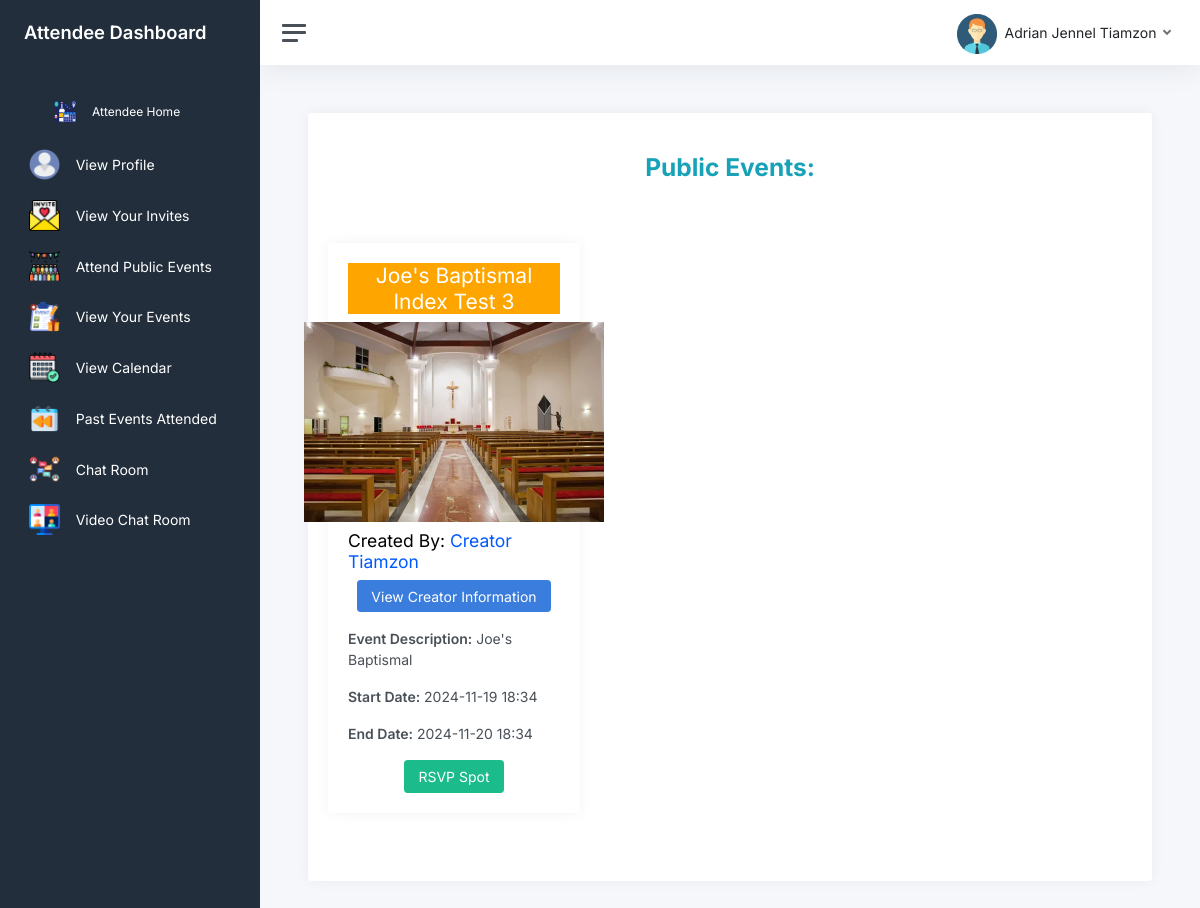
The page /attendee_browse (signed in) on the database its author committed.
### website/models.py (models this page shows)
class Users9(db.Model, UserMixin):
    id = db.Column(db.Integer, primary_key=True)
    email = db.Column(db.String(150), unique=True)
    password = db.Column(db.String(150))
    first_name = db.Column(db.String(150))
    last_name = db.Column(db.String(150))
    fullname = db.Column(db.String(150))
    role = db.Column(db.String(50))
    past_experience = db.Column(db.String)
    last_profile_update = db.Column(db.DateTime, nullable=True)
    admin_strikes = db.Column(db.Integer)
    events = db.relationship('Events17')
    attend = db.relationship('Attendee_events9')
    client_events = db.relationship('Client_events7')
    event_records = db.relationship('Event_records12', lazy='joined')  # New relationship
    credibility1 = db.Column(db.String(300), nullable=True)
    credibility2 = db.Column(db.String(300), nullable=True)
    credibility3 = db.Column(db.String(300), nullable=True)
    credibility4 = db.Column(db.String(300), nullable=True)
    credibility5 = db.Column(db.String(300), nullable=True)

class Event_records12(db.Model):
    id = db.Column(db.Integer, primary_key=True)
    event_name = db.Column(db.String)
    event_desc = db.Column(db.String)
    event_type = db.Column(db.String)
    event_privacy = db.Column(db.String)
    data1 = db.Column(db.String)
    room_code = db.Column(db.String)
    date_created = db.Column(db.DateTime(timezone=True), default=func.now())
    creator_id = db.Column(db.Integer, db.ForeignKey('users9.id'))  # Link to the user who created it
    rsvp_attendees = db.Column(db.String, index=True, default='')
    invited_attendees = db.Column(db.String, index=True, default='')
    max_attendee_num = db.Column(db.Integer)
    start_date = db.Column(db.DateTime)
    end_date = db.Column(db.DateTime)
    total_cost = db.Column(db.Float)  # New column to store the total cost of the event
    supplier_hired_status = db.Column(db.String, nullable=True)  # New field to store hire status as JSON
    image_path = db.Column(db.String)

### website/views_attendee.py (the view)
@views_attendee.route('/attendee_browse', methods=['GET', 'POST'])
def attendee_browse():
    if current_user.role != "Attendee":
        return redirect(url_for('views.role'))
    public_events = Event_records12.query.filter_by(event_privacy="Public").all()
    events_data = []
    for event in public_events:
        creator = Users9.query.get(event.creator_id)
        creator_name = f"{creator.first_name} {creator.last_name}" if creator else "Unknown"
        events_data.append({
            'event_name': event.event_name,
            'event_desc': event.event_desc,
            'creator_name': creator_name,
            'room_code': event.room_code,
            'image_path': event.image_path,
            'start_date': event.start_date.strftime("%Y-%m-%d %H:%M"),
            'end_date': event.end_date.strftime("%Y-%m-%d %H:%M")
        })
    return render_template('attendee_browse.html', user=current_user, name=current_user.fullname, public_events=events_data)

### website/templates/attendee_browse.html (shortened to what this page needs)
{% extends "base.html" %}{% block title %}Browse Public Events {% endblock %} {%
block content %}
<nav id="sidebar" class="sidebar js-sidebar">
  <div class="sidebar-content js-simplebar">
    <a class="sidebar-brand" href="/attendee">
      <span class="align-middle" style="color: white">Attendee Dashboard</span>
    </a>
    <ul class="sidebar-nav">
      <li class="sidebar-header">
        <a class="sidebar-link" href="/attendee">
          <i class="align-middle"
            ><img
              src="{{ url_for('static', filename='img/icons/icon-48x48.png') }}"
              alt=""
              style="max-width: 15%; max-height: 15%; object-fit: cover"
          /></i>
          <span class="align-middle" style="color: white">Attendee Home</span>
        </a>
      </li>
      <li class="sidebar-item">
        <a class="sidebar-link" href="/create_event_profile_attendee">
          <i class="align-middle"
            ><img
              src="{{ url_for('static', filename='img/icons/user.png') }}"
              alt=""
              style="max-width: 15%; max-height: 15%; object-fit: cover"
          /></i>
          <span class="align-middle" style="color: white">View Profile</span>
        </a>
      </li>
      <li class="sidebar-item">
        <a class="sidebar-link" href="/attendee_invites">
          <i class="align-middle"
            ><img
              src="{{ url_for('static', filename='img/icons/invite.png') }}"
              alt=""
              style="max-width: 15%; max-height: 15%; object-fit: cover"
          /></i>
          <span class="align-middle" style="color: white"
            >View Your Invites</span
          >
        </a>
      </li>
      <li class="sidebar-item">
        <a class="sidebar-link" href="/attendee_browse">
          <i class="align-middle"
            ><img
              src="{{ url_for('static', filename='img/icons/publicev.png') }}"
              alt=""
              style="max-width: 15%; max-height: 15%; object-fit: cover"
          /></i>
          <span class="align-middle" style="color: white"
            >Attend Public Events</span
          >
        </a>
      </li>
      <li class="sidebar-item">
        <a class="sidebar-link" href="/attendee_events">
          <i class="align-middle"
            ><img
              src="{{ url_for('static', filename='img/icons/event-list.png') }}"
              alt=""
              style="max-width: 15%; max-height: 15%; object-fit: cover"
          /></i>
          <span class="align-middle" style="color: white"
            >View Your Events</span
          >
        </a>
      </li>
      <li class="sidebar-item">
        <a class="sidebar-link" href="/calendar">
          <i class="align-middle"
            ><img
              src="{{ url_for('static', filename='img/icons/calendar.png') }}"
              alt=""
              style="max-width: 15%; max-height: 15%; object-fit: cover"
          /></i>
          <span class="align-middle" style="color: white">View Calendar</span>
        </a>
      </li>
      <li class="sidebar-item">
        <a class="sidebar-link" href="/attendee_history">
          <i class="align-middle"
            ><img
              src="{{ url_for('static', filename='img/icons/past.png') }}"
              alt=""
              style="max-width: 15%; max-height: 15%; object-fit: cover"
          /></i>
          <span class="align-middle" style="color: white"
            >Past Events Attended</span
          >
        </a>
      </li>
      <li class="sidebar-item">
        <a class="sidebar-link" href="/join_room_attendee">
          <i class="align-middle"
            ><img
              src="{{ url_for('static', filename='img/icons/chat.png') }}"
              alt=""
              style="max-width: 15%; max-height: 15%; object-fit: cover"
          /></i>
          <span class="align-middle" style="color: white">Chat Room</span>
        </a>
      </li>
      <li class="sidebar-item">
        <a class="sidebar-link" href="/video_chat_dashboard" target="_blank">
          <i class="align-middle"
            ><img
              src="{{ url_for('static', filename='img/icons/videoconference.png') }}"
              alt=""
              style="max-width: 15%; max-height: 15%; object-fit: cover"
          /></i>
          <span class="align-middle" style="color: white">Video Chat Room</span>
        </a>
      </li>
    </ul>
  </div>
</nav>
<div class="main">
  <nav class="navbar navbar-expand navbar-light navbar-bg">
    <a class="sidebar-toggle js-sidebar-toggle">
      <i class="hamburger align-self-center"></i>
    </a>
    <div class="navbar-collapse collapse">
      <ul class="navbar-nav navbar-align">
        <li class="nav-item dropdown">
          <a
            class="nav-link dropdown-toggle d-none d-sm-inline-block"
            href="#"
            data-bs-toggle="dropdown"
          >
            <img
              src="{{ url_for('static', filename='img/avatars/avatar.png') }}"
              class="avatar img-fluid rounded me-1"
              alt="User Avatar"
            />
            <span class="text-dark">{{ name }}</span>
          </a>
        </li>
      </ul>
    </div>
  </nav>
  <main class="content">
    <div class="container-fluid p-0">
      <div class="row">
        <div class="col-12">
          <div class="card">
            <div class="card-header">
              <h2 class="my-4" style="text-align: center">
                <span class="text-info font-weight-bold">Public Events:</span>
              </h2>
            </div>
            <div class="card-body">
              <div class="row">
                {% if public_events %} {% for event in public_events %}
                <div class="col-md-4 mb-4">
                  <div class="card event-card">
                    <div class="card-body">
                      <h3
                        style="
                          color: white;
                          background-color: orange;
                          text-align: center;
                        "
                        style="background-color: blue"
                      >
                        {{ event.event_name }}
                      </h3>
                      <div class="d-flex justify-content-center">
                        <img
                          src="{{ url_for('static', filename='uploads/' + event.image_path) }}"
                          alt="Event Image"
                          class="img-fluid mb-2"
                          style="
                            max-width: 300px;
                            max-height: 200px;
                            object-fit: cover;
                          "
                        />
                      </div>
                      <h4>
                        Created By:
                        <span style="color: rgb(0, 89, 255)"
                          >{{ event.creator_name }}</span
                        >
                      </h4>
                      <div class="d-flex justify-content-center">
                        <form
                          action="/view_creator_info"
                          method="POST"
                          class="view-creator-info-form mb-3"
                        >
                          <button type="submit" class="btn btn-primary">
                            View Creator Information
                          </button>
                        </form>
                      </div>
                      <p class="card-text">
                        <strong>Event Description:</strong> {{ event.event_desc
                        }}
                      </p>
                      <p class="card-text">
                        <strong>Start Date:</strong> {{ event.start_date }}
                      </p>
                      <p class="card-text">
                        <strong>End Date:</strong> {{ event.end_date }}
                      </p>
                      <div class="d-flex justify-content-center">
                        <form
                          id="rsvp-form-{{ event.event_name }}"
                          action="/rsvp_spot"
                          method="POST"
                        >
                          <button type="submit" class="btn btn-success">
                            RSVP Spot
                          </button>
                        </form>
                      </div>
                    </div>
                  </div>
                </div>
                {% endfor %} {% else %}
                <p>No public events found.</p>
                {% endif %}
              </div>
            </div>
          </div>
        </div>
      </div>
    </div>
  </main>
</div>
{% endblock %}

### rows shown on the page
Users9: fullname "Adrian Jennel Tiamzon"
Event_records12: event_name "Joe's Baptismal Index Test 3", image_path (picture), creator_name "Creator Tiamzon", event_desc "Joe's Baptismal", start_date "2024-11-19 18:34", end_date "2024-11-20 18:34"
